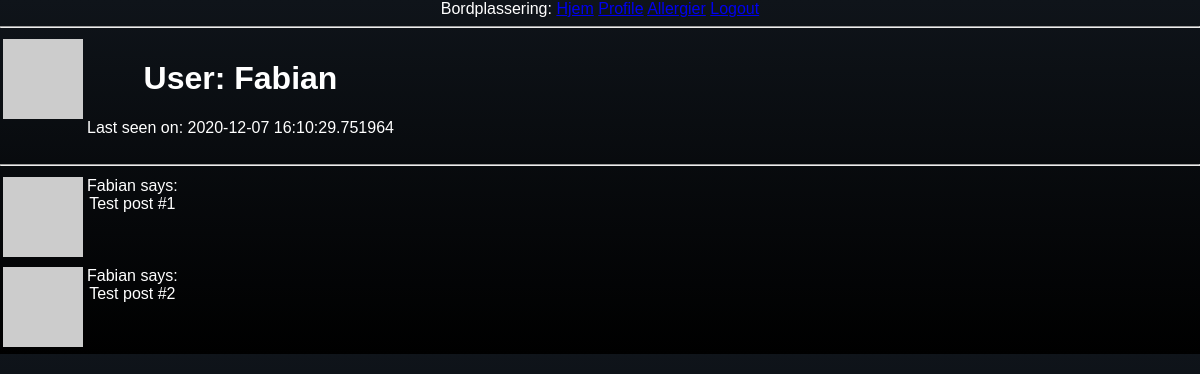
The app's page /user/Fabian (signed in), older data.
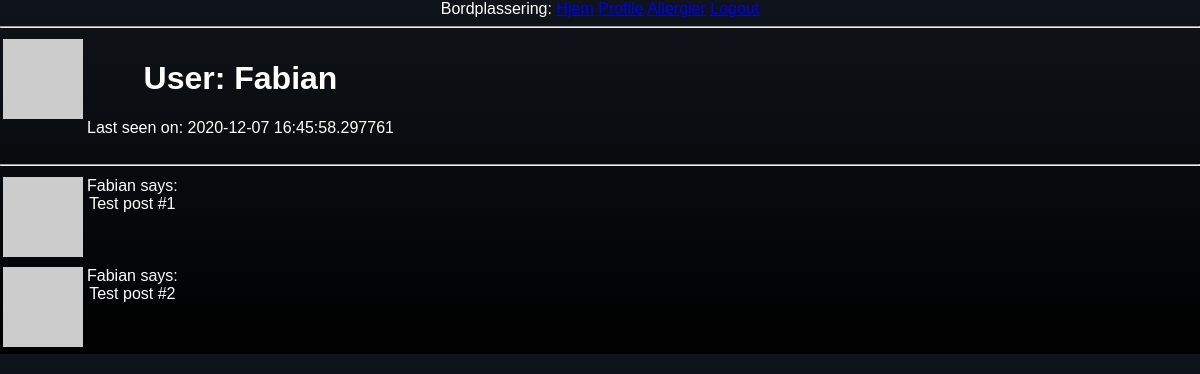
The same page, newer data.
### app/models.py (models this page shows, shortened)
class User(UserMixin, db.Model):
    id = db.Column(db.Integer, primary_key=True)
    username = db.Column(db.String(64), index=True, unique=True)
    email = db.Column(db.String(120), index=True, unique=True)
    password_hash = db.Column(db.String(128))
    person = db.relationship("Person")
    about_me = db.Column(db.String(140), default="")
    last_seen = db.Column(db.DateTime, default=datetime.utcnow)
    roles = db.relationship('Role', secondary='user_roles')
    projects = db.relationship('Project', secondary='user_projects')
    def avatar(self, size):
        digest = md5(self.email.lower().encode('utf-8')).hexdigest()
        return 'https://www.gravatar.com/avatar/{}?d=identicon&s={}'.format(
            digest, size)

### app/routes.py (the view)
@app.route('/user/<username>')
@login_required
def user(username):
    user = User.query.filter_by(username=username).first_or_404()
    posts = [
        {'author': user, 'body': 'Test post #1'},
        {'author': user, 'body': 'Test post #2'}
    ]
    return render_template('user.html', user=user, posts=posts)

### app/models.py (called while the page is built)
@login.user_loader
def load_user(id):
    return User.query.get(int(id))

### app/routes.py (called while the page is built)
@app.before_request
def before_request():
    if current_user.is_authenticated:
        current_user.last_seen = datetime.utcnow()
        db.session.commit()

### app/templates/user.html (shortened to what this page needs)
{% extends "base.html" %}
{% block content %}
<table>
    <table>
        <tr valign="top">
            <td><img src="{{ user.avatar(128) }}"></td>
            <td>
                <h1>User: {{ user.username }}</h1>
                {% if user.last_seen %}<p>Last seen on: {{ user.last_seen }}</p>{% endif %}
            </td>
        </tr>
    </table>
    <hr>
    {% for post in posts %}
        {% include '_post.html' %}
    {% endfor %}
{% endblock %}

### app/templates/base.html (shortened to what this page needs)
<!DOCTYPE html>
<html lang="en">
<head>
    <link rel="stylesheet" href={{ url_for('static', filename='css/index.css')}} ></link>
    <link rel="stylesheet" href={{ url_for('static', filename='css/newApp.css')}} ></link>
    <link rel="stylesheet" href={{ url_for('static', filename='css/formstyle.css')}} ></link>
    <link rel="stylesheet" href={{ url_for('static', filename='css/header.css')}} ></link>
    <link rel="stylesheet" href={{ url_for('static', filename='css/modal.css')}} ></link>
    <link rel="stylesheet" href={{ url_for('static', filename='css/darkmode.css')}} ></link>
    <link rel="stylesheet" href={{ url_for('static', filename='css/newGui.css')}} ></link>
    <link rel="stylesheet" href={{ url_for('static', filename='css/weddingStyle.css')}} ></link>
    <link rel="stylesheet" href={{ url_for('static', filename='css/demostyle.css')}} ></link>
</head>
<body>
    <div>
        Bordplassering:
        <a href="{{ url_for('index') }}">Hjem</a>
        {% if current_user.is_anonymous %}
        <a href="{{ url_for('login') }}">Login</a>
        {% else %}
        <a href="{{ url_for('user', username=current_user.username) }}">Profile</a>
        <a href="{{ url_for('allergies') }}">Allergier</a>
        <a href="{{ url_for('logout') }}">Logout</a>
        {% endif %}
    </div>
    <hr>
        {% block content %}{% endblock %}
</body>
</html>

### app/templates/_post.html
<table>
    <tr valign="top">
        <td><img src="{{ post.author.avatar(36) }}"></td>
        <td>{{ post.author.username }} says:<br>{{ post.body }}</td>
    </tr>
</table>

### app/static/css/index.css (style rules this page uses)
body { background-color: #6696b6; color: white; text-align: center; font-family: Arial, Helvetica, sans-serif; padding: 0; margin: 0; }

### app/static/css/header.css (style rules this page uses)
* { box-sizing: border-box; }

### app/static/css/darkmode.css (style rules this page uses)
body, .new-app { background-color: #171717; }

### app/static/css/weddingStyle.css (style rules this page uses)
body, .new-app { background-color: #d0bdaa; background-repeat: repeat; background-image: url(images/download.png); }

### app/static/css/demostyle.css (style rules this page uses)
body, .new-app { background-color: #0f141a; background-image: linear-gradient(0deg, #000000, #0f141a); background-color: #0a0a0a; transition-duration: 0.2s; }

Row changes from the older to the newer data that the page shows:
changed User "Fabian": last_seen "2020-12-07 16:10:29.751964" → "2020-12-07 16:45:58.297761"
